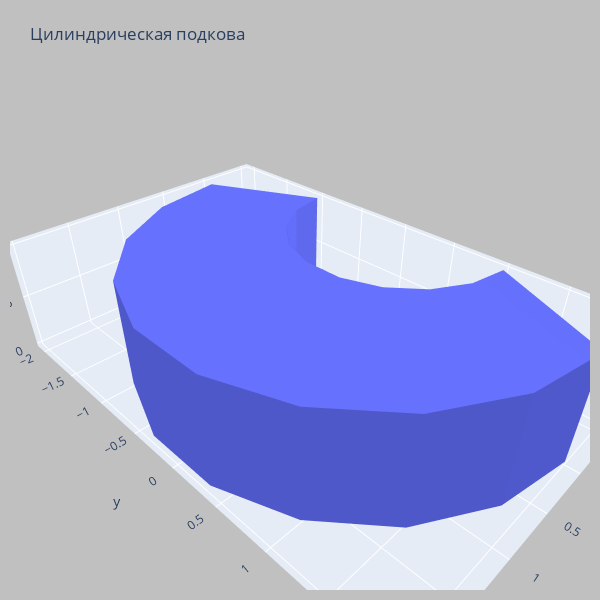

The notebook cell this image was saved under:
### Code cell
x, y, z = get_xyz(nt=n)
i, j, k = get_ijk(nt=n)

plot(x, y, z, i, j, k)

### Figure 1 — Plotly figure (JSON) as saved in the notebook; plotly's stock layout.template omitted (floating-point values rounded to 4 significant figures)
{"data": [{"flatshading": true, "i": [0, 1, 2, 3, 4, 5, 6, 7, 8, 11, 12, 13, 14, 15, 16, 17, 18, 19, 20, 21, 22, 23, 24, 25, 26, 27, 28, 31, 32, 33, 34, 35, 36, 37, 38, 39, 30, 31, 32, 33, 34, 35, 36, 37, 38, 11, 12, 13, 14, 15, 16, 17, 18, 19, 20, 21, 22, 23, 24, 25, 26, 27, 28, 1, 2, 3, 4, 5, 6, 7, 8, 9, 0, 20, 9, 9], "j": [1, 2, 3, 4, 5, 6, 7, 8, 9, 10, 11, 12, 13, 14, 15, 16, 17, 18, 21, 22, 23, 24, 25, 26, 27, 28, 29, 30, 31, 32, 33, 34, 35, 36, 37, 38, 31, 32, 33, 34, 35, 36, 37, 38, 39, 10, 11, 12, 13, 14, 15, 16, 17, 18, 21, 22, 23, 24, 25, 26, 27, 28, 29, 0, 1, 2, 3, 4, 5, 6, 7, 8, 20, 30, 39, 19], "k": [10, 11, 12, 13, 14, 15, 16, 17, 18, 1, 2, 3, 4, 5, 6, 7, 8, 9, 30, 31, 32, 33, 34, 35, 36, 37, 38, 21, 22, 23, 24, 25, 26, 27, 28, 29, 10, 11, 12, 13, 14, 15, 16, 17, 18, 31, 32, 33, 34, 35, 36, 37, 38, 39, 0, 1, 2, 3, 4, 5, 6, 7, 8, 21, 22, 23, 24, 25, 26, 27, 28, 29, 10, 10, 29, 39], "name": "y", "showscale": false, "type": "mesh3d", "x": [1.225e-16, 0.684, 1.286, 1.732, 1.97, 1.97, 1.732, 1.286, 0.684, 1.225e-16, 1.225e-16, 0.684, 1.286, 1.732, 1.97, 1.97, 1.732, 1.286, 0.684, 1.225e-16, -0.5, -0.158, 0.1428, 0.366, 0.4848, 0.4848, 0.366, 0.1428, -0.158, -0.5, -0.5, -0.158, 0.1428, 0.366, 0.4848, 0.4848, 0.366, 0.1428, -0.158, -0.5], "y": [-2, -1.879, -1.532, -1, -0.3473, 0.3473, 1.0, 1.532, 1.879, 2, -2, -1.879, -1.532, -1, -0.3473, 0.3473, 1.0, 1.532, 1.879, 2, -1, -0.9397, -0.766, -0.5, -0.1736, 0.1736, 0.5, 0.766, 0.9397, 1, -1, -0.9397, -0.766, -0.5, -0.1736, 0.1736, 0.5, 0.766, 0.9397, 1], "z": [1, 1, 1, 1, 1, 1, 1, 1, 1, 1, 0, 0, 0, 0, 0, 0, 0, 0, 0, 0, 1, 1, 1, 1, 1, 1, 1, 1, 1, 1, 0, 0, 0, 0, 0, 0, 0, 0, 0, 0]}], "layout": {"autosize": false, "height": 600, "margin": {"b": 10, "l": 10, "pad": 5, "r": 10, "t": 80}, "paper_bgcolor": "silver", "title": {"text": "Цилиндрическая подкова"}, "width": 600}}
